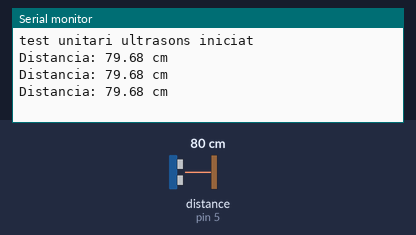
The sketch below on a simulated Arduino Uno, built with avr-gcc and run on an emulated ATmega328P. Parts: the last lines printed to the serial monitor. Wiring (inferred from the names in the program): ultrasonic range finder: trigger pin 4; echo pin 5. Inputs (shaded band) come from the test bench; at power-on: distance to the obstacle (sensor on pin 5) 80 cm. The echo pulse lasts 58.3 µs per cm.

Above: at 1.8 s.
1.9 s: distance to the obstacle (sensor on pin 5) set to 2 cm
At 2.33 s:
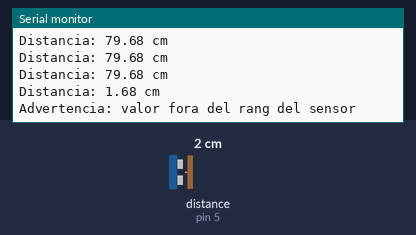
4.5 s: distance to the obstacle (sensor on pin 5) set to 4 cm
At 4.9 s:
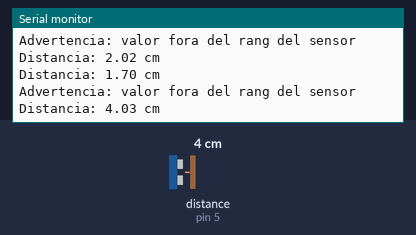
Timing chart, 0 to 7.5 s (numbered marks = the images above; inputs shaded):
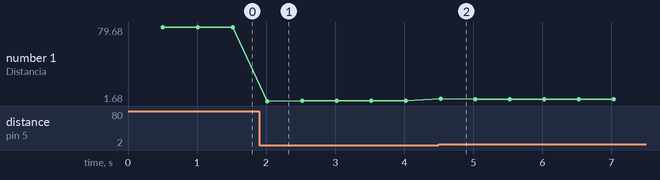

Measured:
- after the input at 1.9 s, the serial monitor: prints a new line after 0.12 s (image 1)
- after the input at 4.5 s, the serial monitor: prints a new line at once (image 2)
- plotted number 1: 79.68 → 1.7 after the input at 1.9 s, 1.7 → 3.7 after the input at 4.5 s

The sketch:

test_unitari_Distancia.ino
```cpp
const int trigPin = 4;
const int echoPin = 5;

void setup() {
  Serial.begin(9600);
  pinMode(trigPin, OUTPUT);
  pinMode(echoPin, INPUT);
  Serial.println("test unitari ultrasons iniciat");

}

void loop() {
  delay(500);
  digitalWrite(trigPin, LOW);
  delayMicroseconds(2);
  digitalWrite(trigPin, HIGH);
  delayMicroseconds(10);
  digitalWrite(trigPin, LOW);

  long duration = pulseIn(echoPin, HIGH, 30000); // timeout 30 ms

  if (duration == 0) {
    Serial.println("Error: No hi ha ECO (sensor o connexió incorrecta)");
    return;
  }

  float distance = duration * 0.0343 / 2.0;

  Serial.print("Distancia: ");
  Serial.print(distance);
  Serial.println(" cm");

  if (distance < 2 || distance > 400) {
    Serial.println("Advertencia: valor fora del rang del sensor");
  }
}
```
